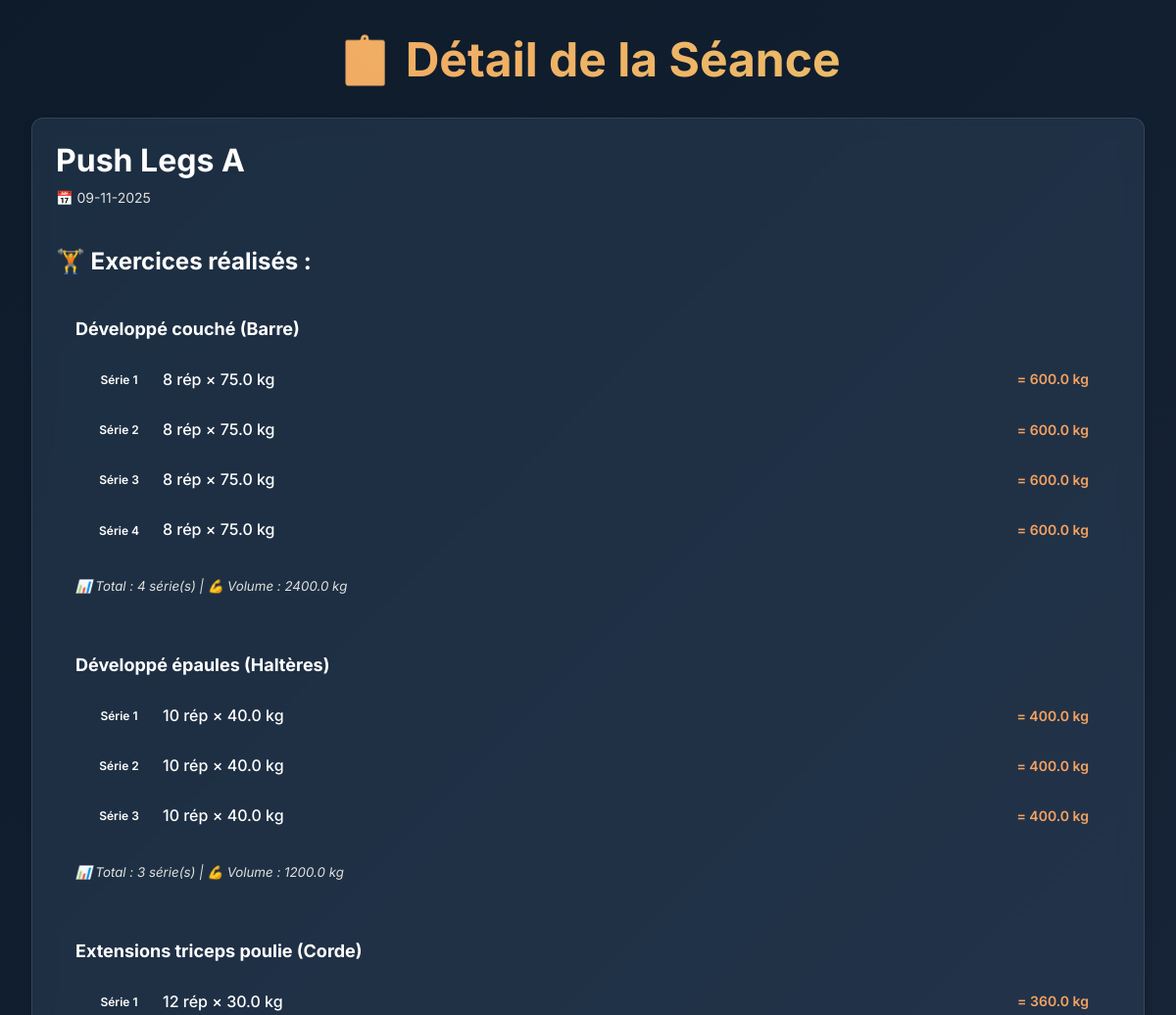
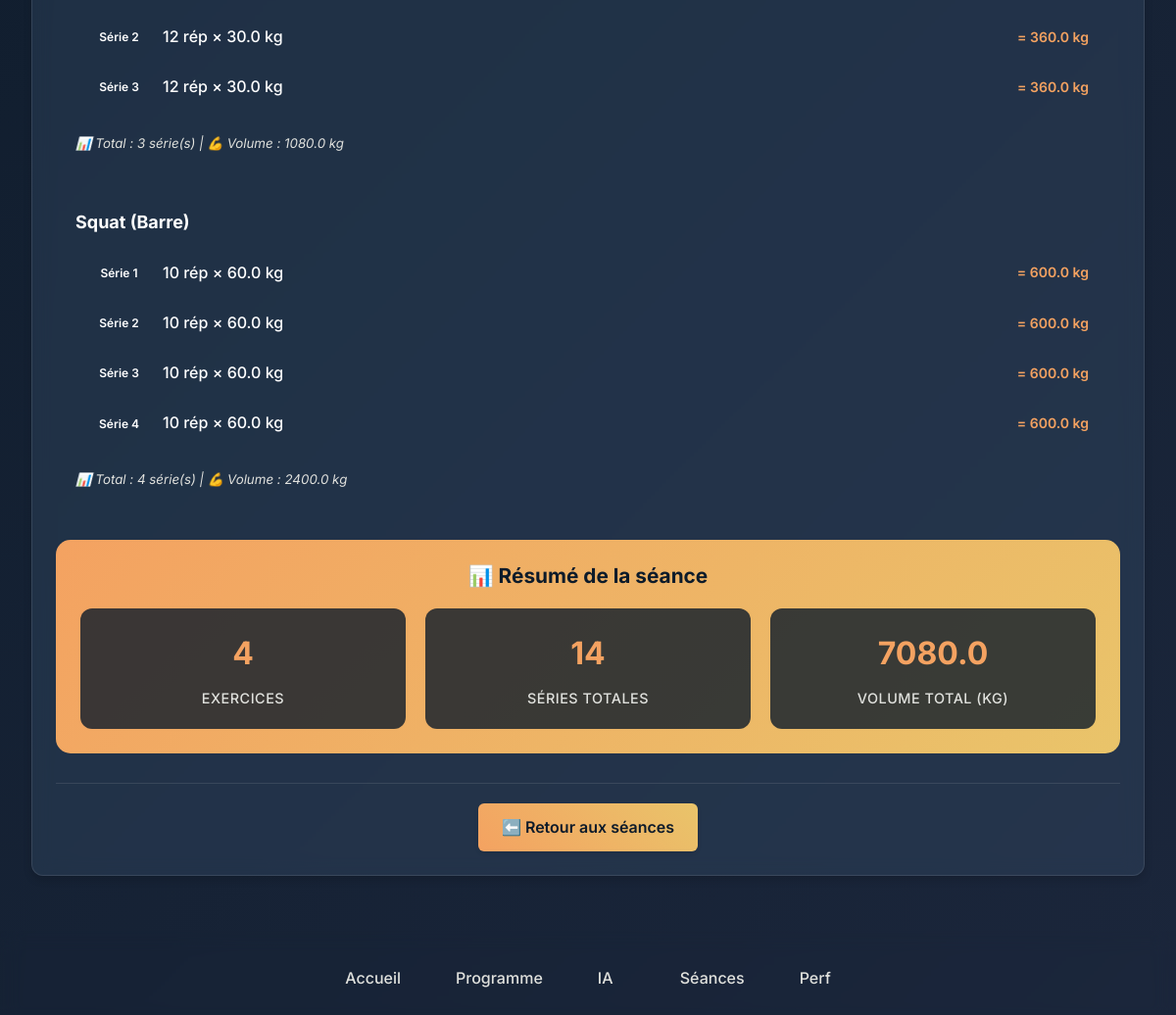
The page /session/2 on the database its author committed (2 pictures, top to bottom).
### tables this page shows
CREATE TABLE sets (
                    id INTEGER PRIMARY KEY AUTOINCREMENT,
                    exercise_id INTEGER NOT NULL,
                    set_number INTEGER NOT NULL,
                    reps INTEGER NOT NULL,
                    weight REAL NOT NULL,
                    FOREIGN KEY (exercise_id) REFERENCES "exercises_old" (id) ON DELETE CASCADE
                );

CREATE TABLE exercises (
                        id INTEGER PRIMARY KEY AUTOINCREMENT,
                        session_id INTEGER NOT NULL,
                        exercise_name TEXT NOT NULL,
                        FOREIGN KEY (session_id) REFERENCES sessions (id) ON DELETE CASCADE
                    );

### app.py (the view)
@app.route('/session/<int:session_id>')
def view_session(session_id):
    session = None
    exercises = []
    session_stats = {
        'total_sets': 0,
        'total_volume': 0.0
    }
    try:
        with sqlite3.connect('database.db') as conn:
            cur = conn.cursor()
            cur.execute("SELECT * FROM sessions WHERE id = ?", (session_id,))
            session = cur.fetchone()
            if session:
                cur.execute("""
                    SELECT e.id, e.exercise_name, st.set_number, st.reps, st.weight
                    FROM exercises e
                    LEFT JOIN sets st ON e.id = st.exercise_id
                    WHERE e.session_id = ?
                    ORDER BY e.id, st.set_number
                """, (session_id,))
                raw_data = cur.fetchall() or []
                exercises_dict = {}
                for row in raw_data:
                    exercise_id, exercise_name, set_number, reps, weight = row
                    if exercise_id not in exercises_dict:
                        exercises_dict[exercise_id] = {
                            'id': exercise_id,
                            'name': exercise_name,
                            'sets': []
                        }
                    if set_number is not None:
                        exercises_dict[exercise_id]['sets'].append({
                            'number': set_number,
                            'reps': reps,
                            'weight': weight
                        })
                        session_stats['total_sets'] += 1
                        session_stats['total_volume'] += (reps * weight)
                exercises = list(exercises_dict.values())
    except sqlite3.Error as e:
        print(f"Erreur de base de données dans view_session: {e}")
        init_db()
    except Exception as e:
        print(f"Erreur inattendue dans view_session: {e}")
    return render_template('session_detail.html', session=session, exercises=exercises, session_stats=session_stats)

### app.py (called while the page is built)
def format_date(date_string):
    if not date_string:
        return ""
    try:
        for fmt in ['%Y-%m-%d %H:%M:%S', '%Y-%m-%d', '%d-%m-%Y', '%d/%m/%Y']:
            try:
                dt = datetime.strptime(str(date_string)[:19], fmt)
                return dt.strftime('%d-%m-%Y')
            except ValueError:
                continue
        if len(str(date_string)) >= 10:
            parts = str(date_string)[:10].split('-')
            if len(parts) == 3:
                return f"{parts[2]}-{parts[1]}-{parts[0]}"
        return str(date_string)[:10]
    except Exception as e:
        print(f"Erreur de formatage de date: {e}")
        return str(date_string)[:10]

### templates/session_detail.html (shortened to what this page needs)
{% extends "base.html" %}
{% block content %}
<div class="fade-in">
    <div class="session-header-main">
        <h1>📋 Détail de la Séance</h1>
    </div>
    {% if session %}
    <div class="card">
        <div class="session-header">
            <h2>{{ session[1] or 'Séance sans nom' }}</h2>
            <p class="session-date">📅 {{ session[2]|format_date }}</p>
        </div>
        {% if exercises %}
        <div class="exercises-list">
            <h3>🏋️ Exercices réalisés :</h3>
            {% for exercise in exercises %}
            <div class="exercise-detail">
                <div class="exercise-name">
                    <strong>{{ exercise.name }}</strong>
                </div>
                {% if exercise.sets %}
                <div class="sets-detail">
                    {% for set in exercise.sets %}
                    <div class="set-detail-row">
                        <span class="set-badge">Série {{ set.number }}</span>
                        <span class="set-info">{{ set.reps }} rép × {{ set.weight }} kg</span>
                        <span class="set-volume">= {{ set.reps * set.weight }} kg</span>
                    </div>
                    {% endfor %}
                </div>
                <div class="exercise-summary">
                    <small>
                        📊 Total : {{ exercise.sets|length }} série(s) |
                        💪 Volume : {{ exercise.sets|sum(attribute='reps')|default(0) * exercise.sets|sum(attribute='weight')|default(0) / exercise.sets|length if exercise.sets else 0 }} kg
                    </small>
                </div>
                {% else %}
                <p class="no-sets">Aucune série enregistrée</p>
                {% endif %}
            </div>
            {% endfor %}
              <div class="session-summary">
                <h4>📊 Résumé de la séance</h4>
                <div class="summary-grid">
                    <div class="summary-card">
                        <span class="summary-number">{{ exercises|length }}</span>
                        <span class="summary-label">Exercices</span>
                    </div>
                    <div class="summary-card">
                        <span class="summary-number">{{ session_stats.total_sets }}</span>
                        <span class="summary-label">Séries totales</span>
                    </div>
                    <div class="summary-card">
                        <span class="summary-number">{{ "%.1f"|format(session_stats.total_volume) }}</span>
                        <span class="summary-label">Volume total (kg)</span>
                    </div>
                </div>
            </div>
        </div>        {% else %}
        <p class="no-exercises">Aucun exercice enregistré dans cette séance.</p>
        {% endif %}
        <div class="session-actions">
            <a href="/track" class="btn btn-primary">
                ⬅️ Retour aux séances
            </a>
        </div>
    </div>
    {% endif %}
</div>
{% endblock %}

### static/css/style.css (style rules this page uses)
:root { --primary: #0D1B2A; --secondary: #1B263B; --accent: #F4A261; --accent-secondary: #E9C46A; --surface: #415A77; --surface-light: #778DA9; --text-primary: #FFFFFF; --text-secondary: #E0E1DD; --text-muted: #B0B0B0; --success: #2D6A4F; --warning: #F77F00; --error: #D62828; --shadow-light: 0 2px 4px rgba(0, 0, 0, 0.1); --shadow-medium: 0 4px 8px rgba(0, 0, 0, 0.15); --shadow-heavy: 0 8px 16px rgba(0, 0, 0, 0.2); --radius-small: 6px; --radius-medium: 12px; --radius-large: 16px; --spacing-xs: 0.5rem; --spacing-sm: 0.75rem; --spacing-md: 1rem; --spacing-lg: 1.5rem; --spacing-xl: 2rem; --spacing-xxl: 3rem; --transition-fast: 0.15s ease-in-out; --transition-normal: 0.25s ease-in-out; --transition-slow: 0.4s ease-in-out; }
* { margin: 0; padding: 0; box-sizing: border-box; }
html { font-size: 16px; scroll-behavior: smooth; }
body { font-family: 'Inter', 'SF Pro Display', -apple-system, BlinkMacSystemFont, 'Segoe UI', Roboto, sans-serif; background: linear-gradient(135deg, var(--primary) 0%, var(--secondary) 100%); color: var(--text-primary); line-height: 1.6; min-height: 100vh; padding-bottom: 80px; overflow-x: hidden; }
h1, h2, h3, h4, h5, h6 { font-weight: 700; line-height: 1.2; margin-bottom: var(--spacing-md); color: var(--text-primary); }
h1 { font-size: 2.5rem; background: linear-gradient(45deg, var(--accent), var(--accent-secondary)); -webkit-background-clip: text; -webkit-text-fill-color: transparent; background-clip: text; text-align: center; margin-bottom: var(--spacing-lg); }
h2 { font-size: 2rem; color: var(--accent); margin-bottom: var(--spacing-lg); }
h3 { font-size: 1.5rem; color: var(--accent-secondary); }
p { margin-bottom: var(--spacing-md); color: var(--text-secondary); font-size: 1rem; font-weight: 400; }
.card { background: rgba(65, 90, 119, 0.3); backdrop-filter: blur(10px); border: 1px solid rgba(255, 255, 255, 0.1); border-radius: var(--radius-medium); padding: var(--spacing-lg); margin-bottom: var(--spacing-lg); box-shadow: var(--shadow-medium); transition: all var(--transition-normal); }
.session-date { color: var(--text-secondary); }
.btn { display: inline-block; padding: var(--spacing-sm) var(--spacing-lg); border: none; border-radius: var(--radius-small); font-family: inherit; font-size: 1rem; font-weight: 600; text-decoration: none; text-align: center; cursor: pointer; transition: all var(--transition-fast); position: relative; overflow: hidden; min-width: 120px; }
.btn::before { content: ''; position: absolute; top: 0; left: -100%; width: 100%; height: 100%; background: linear-gradient(90deg, transparent, rgba(255, 255, 255, 0.2), transparent); transition: left var(--transition-slow); }
.btn-primary { background: linear-gradient(45deg, var(--accent), var(--accent-secondary)); color: var(--primary); box-shadow: var(--shadow-light); }
.fade-in { animation: fadeIn var(--transition-slow) ease-out; }
@media (min-width: 1024px) { h1 { font-size: 3rem; } }
@media (min-width: 601px) { body { padding-bottom: 0; } }

### rows shown on the page
sets: name "Développé couché (Barre)", number "1", reps "8", weight "75.0", set.reps*set.weight "600.0", sets|length "4", sets|sum "2400.0"
sets: number "2", reps "8", weight "75.0", set.reps*set.weight "600.0"
sets: number "3", reps "8", weight "75.0", set.reps*set.weight "600.0"
sets: number "4", reps "8", weight "75.0", set.reps*set.weight "600.0"
sets: name "Développé épaules (Haltères)", number "1", reps "10", weight "40.0", set.reps*set.weight "400.0", sets|length "3", sets|sum "1200.0"
sets: number "2", reps "10", weight "40.0", set.reps*set.weight "400.0"
sets: number "3", reps "10", weight "40.0", set.reps*set.weight "400.0"
sets: name "Extensions triceps poulie (Corde)", number "1", reps "12", weight "30.0", set.reps*set.weight "360.0", sets|length "3", sets|sum "1080.0"
sets: number "2", reps "12", weight "30.0", set.reps*set.weight "360.0"
sets: number "3", reps "12", weight "30.0", set.reps*set.weight "360.0"
sets: name "Squat (Barre)", number "1", reps "10", weight "60.0", set.reps*set.weight "600.0", sets|length "4", sets|sum "2400.0"
sets: number "2", reps "10", weight "60.0", set.reps*set.weight "600.0"
sets: number "3", reps "10", weight "60.0", set.reps*set.weight "600.0"
sets: number "4", reps "10", weight "60.0", set.reps*set.weight "600.0"

### other values the page prints
{{ session[1] or 'Séance sans nom' }} "Push Legs A"
{{ session[2]|format_date }} "09-11-2025"
{{ exercises|length }} "4"
{{ session_stats.total_sets }} "14"
{{ "%.1f"|format(session_stats.total_volume) }} "7080.0"
